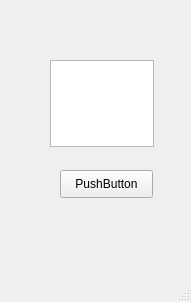
<?xml version="1.0" encoding="UTF-8"?>
<ui version="4.0">
 <class>MainWindow</class>
 <widget class="QMainWindow" name="MainWindow">
  <property name="geometry">
   <rect>
    <x>0</x>
    <y>0</y>
    <width>191</width>
    <height>302</height>
   </rect>
  </property>
  <property name="windowTitle">
   <string>MainWindow</string>
  </property>
  <widget class="QWidget" name="centralwidget">
   <widget class="QPushButton" name="pushButton">
    <property name="geometry">
     <rect>
      <x>60</x>
      <y>170</y>
      <width>93</width>
      <height>28</height>
     </rect>
    </property>
    <property name="text">
     <string>PushButton</string>
    </property>
   </widget>
   <widget class="QTextEdit" name="textEdit">
    <property name="geometry">
     <rect>
      <x>50</x>
      <y>60</y>
      <width>104</width>
      <height>87</height>
     </rect>
    </property>
   </widget>
  </widget>
  <widget class="QStatusBar" name="statusbar"/>
 </widget>
 <resources/>
 <connections/>
</ui>
